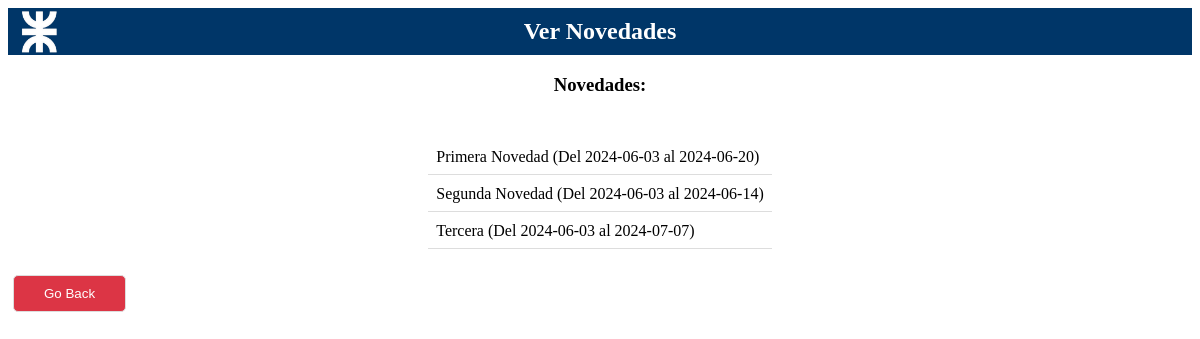
The page /ver_novedades.php (signed in) on the database its author committed.
### tables this page shows
CREATE TABLE `novedades` (
  `codNovedad` int(11) NOT NULL,
  `textoNovedad` varchar(200) NOT NULL,
  `fechaDesdeNovedad` date NOT NULL,
  `fechaHastaNovedad` date NOT NULL,
  `tipoUsuario` enum('administrador','dueno de local','Premium','Medium','Inicial') NOT NULL
);

### ver_novedades.php (the view, shortened to what this page needs)
<?php
  include("db.php");
  $type = $_SESSION["tipoUsuario"];
  $fechahoy = date("Y-m-d");
  $novedades = mysqli_query($mysqli, "SELECT * FROM novedades WHERE tipoUsuario = '$type'");
?>
<!DOCTYPE html>
<html lang="en">
<head>
    <link rel="stylesheet" href="styles/tablas.css">
</head>
<body>
    <div class="welcome"><img src="UTN_logo.png" alt="" class="logoutn">Ver Novedades</div>
    <div class="table-container">
        <h3>Novedades:</h3>
        <table>
                <?php
                    foreach($novedades as $nov){
                        $fechaDesdeNovedad = $nov["fechaDesdeNovedad"];
                        $fechaHastaNovedad = $nov["fechaHastaNovedad"];
                        $txtnov = $nov["textoNovedad"];
                        if($fechaDesdeNovedad <= $fechahoy && $fechaHastaNovedad >= $fechahoy ){
                            echo "<tr><td>$txtnov (Del $fechaDesdeNovedad al $fechaHastaNovedad)</td></tr>";
                        }
                    }
                ?>
        </table>
    </div>
    <button type="button" onclick="history.back()">Go Back</button>
</body>
</html>

### styles/tablas.css (style rules this page uses)
.welcome { text-align: center; font-size: 1.5em; color: #fff; background-color: #003668; padding: 10px 20px; font-weight: bold; display: flex; align-items: center; justify-content: center; height: calc(20% - 20px); max-height: 80px; }
.logoutn { height: calc(20% - 30px); max-height: 56px; position: absolute; left: 1%; }
.table-container { display: flex; align-items: center; flex-direction: column; }
table { margin-top: 2%; margin-bottom: 2%; }
th, td { padding: 8px; text-align: left; border-bottom: 1px solid #ddd; width: 100%; }
button { margin-top: auto; margin-bottom: 20px; margin-left: 5px; color: #fff; background-color: #dc3545; border: 1px solid #ddd; padding: 10px 30px; text-decoration: none; transition: all 0.3s ease-in-out; border-radius: 5px; }

### rows shown on the page
novedades: textoNovedad "Primera Novedad", fechaDesdeNovedad "2024-06-03", fechaHastaNovedad "2024-06-20"
novedades: textoNovedad "Segunda Novedad", fechaDesdeNovedad "2024-06-03", fechaHastaNovedad "2024-06-14"
novedades: textoNovedad "Tercera", fechaDesdeNovedad "2024-06-03", fechaHastaNovedad "2024-07-07"
